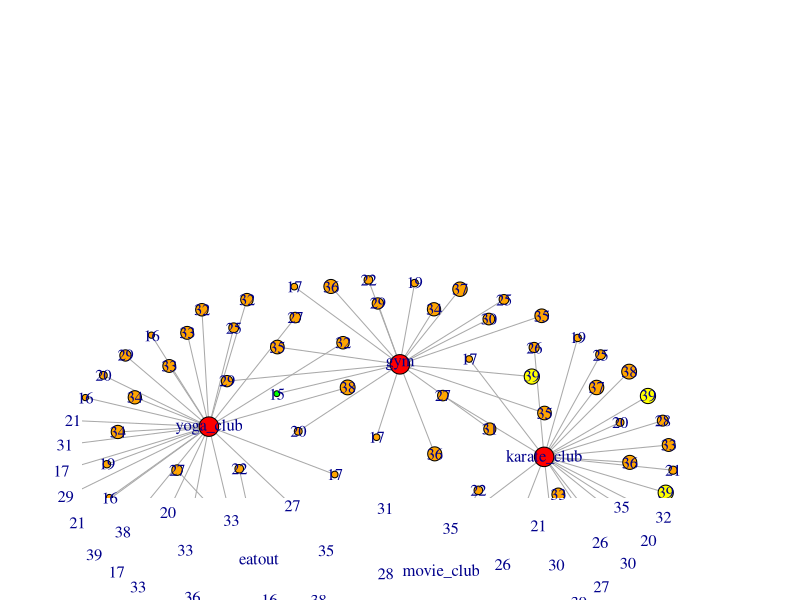
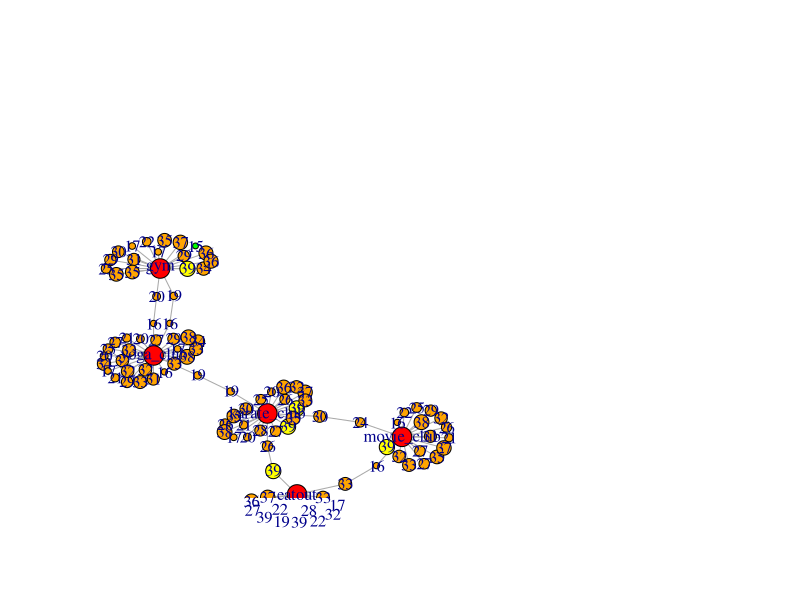
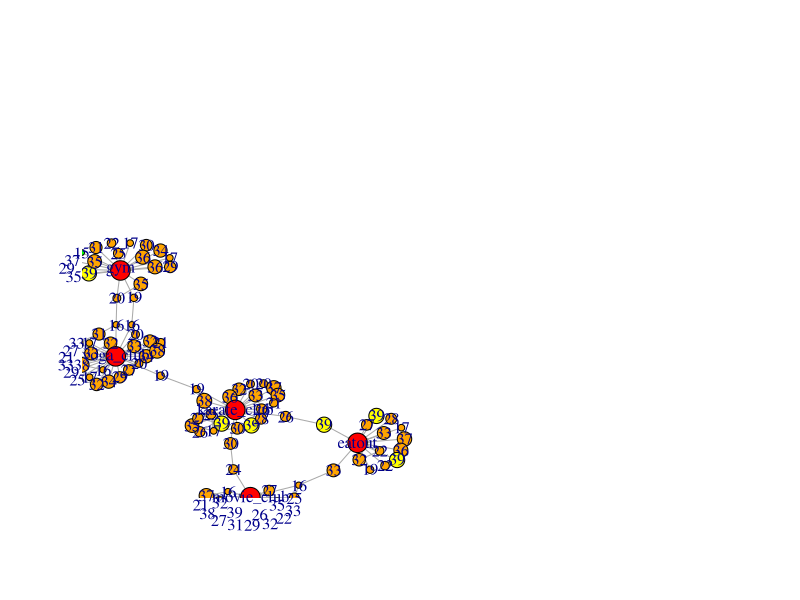

The R source for these figures, in order: (Note: a time limit stopped this script after it produced the figures.)
  library(igraph)
  
  
  G <- make_empty_graph(100) %>% 
    set_vertex_attr("name",value = as.integer(runif(100,15,40))) %>% 
    set_vertex_attr("Type",value = "Person")
  
  #adding foci nodes
  add_foci_nodes <- function(G)
  {
    i = gorder(G) + 1
    foci_nodes = c("gym","eatout","movie_club","karate_club","yoga_club")
    for(j in 1:5)
    {
      G = G + vertices(i)
      G = set_vertex_attr(G,"name",index = i,value = foci_nodes[j])
      G = set_vertex_attr(G,"Type",index = i,value = "foci")
      i = i + 1
    }
    return(G) 
  }
  
  
  #get the size of the nodes
  get_size <- function(G)
  {
    num = gorder(G)
    nsl <- c()
    for (i in 1:num)
    {
      if (V(G)[i]$Type == "Person")
        nsl<- c(nsl,V(G)[i]$name)
      else
        nsl <- c(nsl,50)
    }
    return(nsl)
  }
  
  
  #get the label of the nodes
  get_labels <- function(G)
  {
    num = gorder(G)
    ll <- c()
    for (i in 1:num)
    {
      if(V(G)[i]$Type == "Person")
        ll <- c(ll,(V(G)[i]$name))
      else
        ll <- c(ll,V(G)[i]$name)
    }
    return(ll)
  }
  
  #get the color of the nodes
  get_color <- function(G)
  {
    num = gorder(G)
    cl <- c()
    for (i in 1:num)
    {
      if(V(G)[i]$Type == "Person")
        if(V(G)[i]$name == 15)
          cl <- c(cl,"green")
        else if(V(G)[i]$name == 39)
          cl <- c(cl,"yellow")
        else
          cl <- c(cl,"orange")
      else
        cl <- c(cl,"red")
    }
    return(cl)
  }
  
  
  get_person_nodes <- function()
  {
    num = gorder(G)
    for (i in 1:num)
    {
      p <- c()
      for (i in 1:num)
      {
        if(V(G)[i]$Type == "Person")
          p <- c(p,i)
      }
    }
    print(p)
    return (p)
  }
  
  #get foci nodes
  get_foci_nodes <- function()
  {
    num = gorder(G)
    for (i in 1:num)
    {
      f <- c()
      for (i in 1:num)
      {
        if(V(G)[i]$Type == "foci")
          f <- c(f,i)
      }
    }
    return (f)
  }
  
  add_foci_edges <- function(G)
  {
    f = get_foci_nodes()
    p = get_person_nodes()
    for (j in p)
    {
      r = sample(f,1)
      G = G + edge(j,r)
    }
    return(G)
  }
  
  #finding homophily
  homophily <-function(G)
  { i =0
    pnodes = get_person_nodes()
    for (u in pnodes){
      for (v in pnodes)
      {
        if (u!=v)
        {
         
          diff = abs(as.integer(V(G)[u]$name) -as.integer( V(G)[v]$name))
          p = 1/(diff + 1000)
         
          r = runif(1)
   
          if (r < p)
          {
            i = i+1
            print(i)
            G = G + edges(u,v)
          }
        }
      }
    }
    return (G)
  }
  cmn <- function(u,v,G)
  {
    nv = neighbors(G,v)
    nu = neighbors(G,u)
    return (length(intersect(nv,nu)))
  }
  
  #finding closures
  closures <- function(G)
  {
    arr <- c()
    num = gorder(G)
    for (u in 1:num)
      for (v in 1:num)
      {
        if(u!=v && (V(G)[u]$Type == "Person" || V(G)[v]$Type == "foci"))
        {
          k = cmn(u,v,G)
          p = 1 - (1-0.01)^k
          temp <- c()
          temp <- c(temp,u)
          temp <- c(temp,v)
          temp <- c(temp,p)
          arr <- rbind(arr,temp)
        }
      }
    for (each in 1:nrow(arr))
    {
      u = arr[each,1]
      v = arr[each,2]
      p = arr[each,3]
      r = runif(1)
      if (r < p)
      {
        G = G + edges(u,v)
      }
    }
    return (G)
  }
  
 # calling functions
  G = add_foci_nodes(G)
  nodesize = get_size(G)
  labels = get_labels(G)
  color_arr = get_color(G)
  G = add_foci_edges(G)

  
  #plotting graphs
  
  
  plot(G,vertex.label = labels,vertex.size=as.integer(nodesize),vertex.label.font = 0.01,
       rescale = FALSE, ylim=c(-4,12),xlim=c(-4,12), asp = 0,layout = layout.kamada.kawai,
       vertex.color = color_arr,edge.arrow.size = 0.1)
    G = homophily(G)

  plot(G,vertex.label = labels,vertex.size=as.integer(nodesize),vertex.label.font = 0.01,
       rescale = FALSE, ylim=c(-4,12),xlim=c(-4,12), asp = 0,layout = layout.kamada.kawai,
       vertex.color = color_arr,edge.arrow.size = 0.1)
  while(1){
  G = closures(G)
  plot(G,vertex.label = labels,vertex.size=as.integer(nodesize),vertex.label.font = 0.01,
       rescale = FALSE, ylim=c(-4,12),xlim=c(-4,12), asp = 0,layout = layout.kamada.kawai,
       vertex.color = color_arr,edge.arrow.size = 0.1)}
  
    
